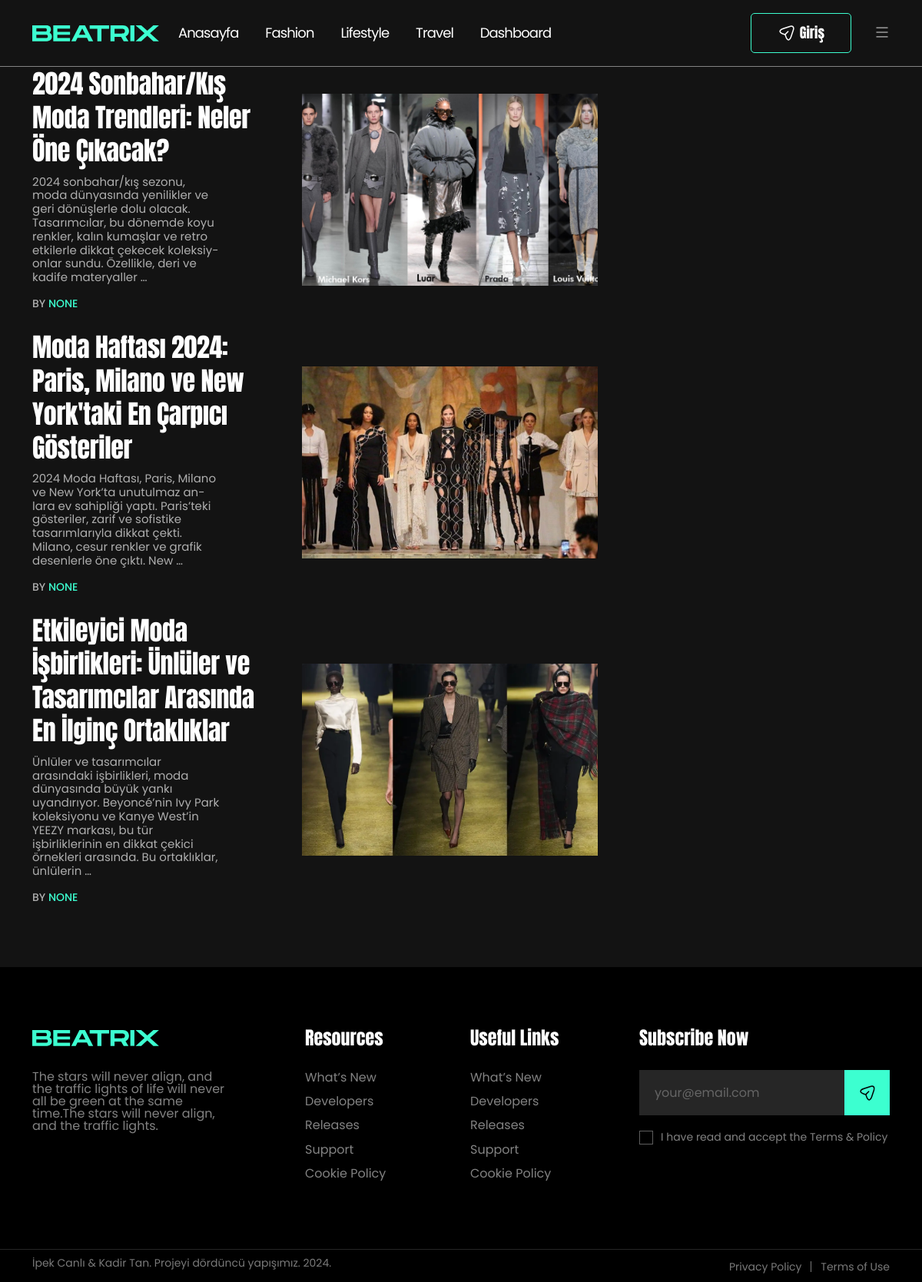
The app's page /fashion/, older data.
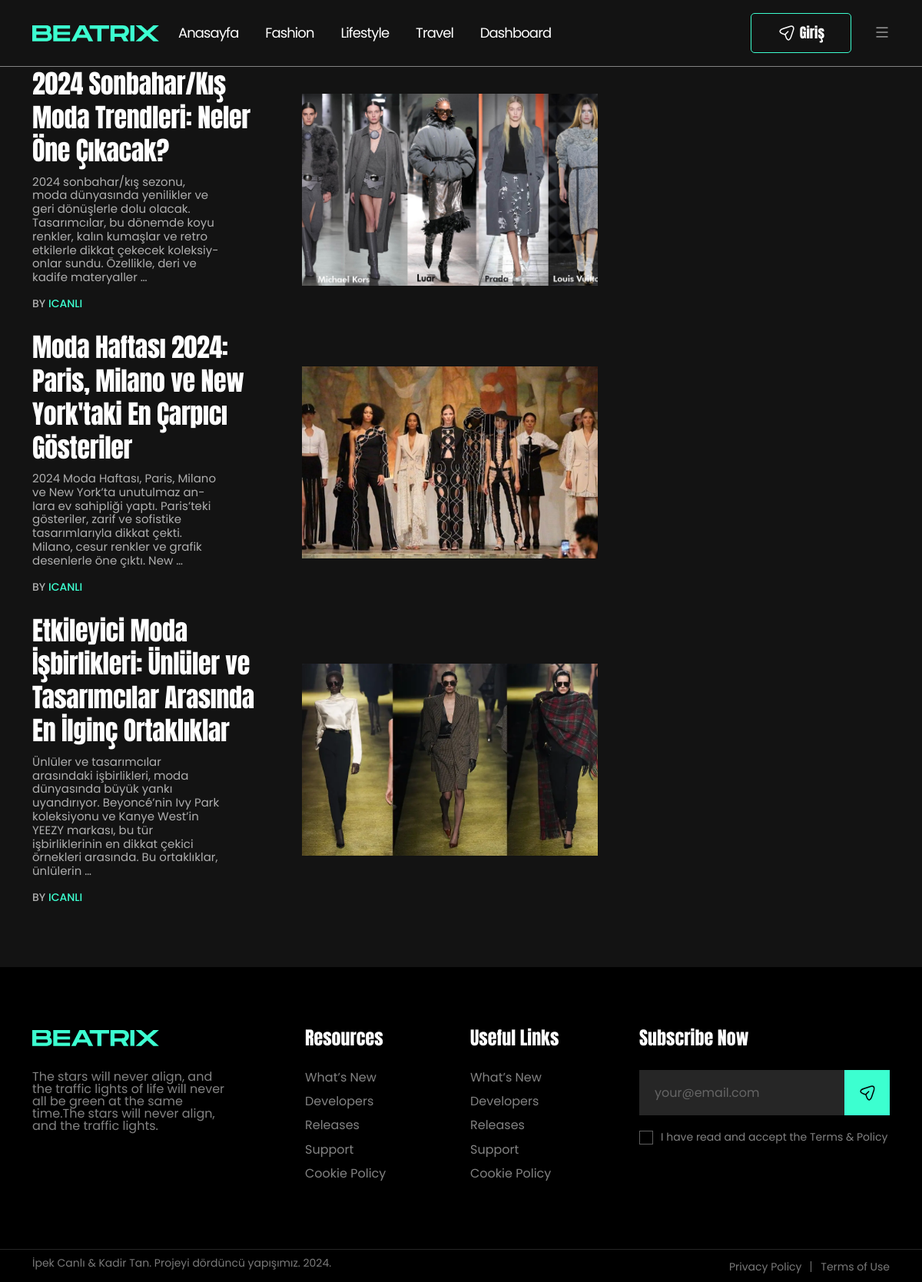
The same page, newer data.
### Writer/models.py (models this page shows, shortened)
class Post(models.Model):
    title = models.CharField(max_length=200)
    user = models.ForeignKey(User, on_delete=models.CASCADE, null=True, blank=True)
    writer = models.ForeignKey('Writer', verbose_name="Yazar", on_delete=models.CASCADE, related_name='posts', null=True, blank=True)
    category = models.ForeignKey(Category, on_delete=models.CASCADE, null=True, blank=True)
    content = RichTextField()
    is_published = models.BooleanField(default=False)
    live_date = models.DateTimeField(default=timezone.now)
    created_date = models.DateTimeField(auto_now_add=True)
    updated_date = models.DateTimeField(auto_now=True)
    image = models.ImageField(upload_to='images/', null=True, blank=True)
    is_delete = models.BooleanField(verbose_name=('Silindi?'), default=False)
    delete_date = models.DateTimeField(verbose_name=('Silinme Tarihi'), blank=True, null=True)
    view_count = models.PositiveIntegerField(default=0)

### Main/views.py (the view)
# urls.py: path('fashion/', fashion, name='fashion'),
def fashion(request):
    fashion_posts = Post.objects.filter(category__name='Fashion')
    return render(request, 'Main/fashion.html', {'fashions': fashion_posts})

### Main/templates/Main/fashion.html (shortened to what this page needs)
{% extends 'Main/base.html' %}
{% load static %}
{% block content %}
  <div class="theme-blog-page-area mb-80">
    <div class="container">
      <div class="row">
        <div class="col-lg-8">
          <div class="row">
            <div class="col-lg-12">
              {% for fashion in fashions %}
                <article class="post-block-style-wrapper post-block-template-four">
                  <div class="post-block-style-inner post-block-list-style-inner">
                    <div class="post-block-content-wrap">
                      <div class="post-item-title">
                        <h2 class="post-title"><a href="{% url 'post-detail' 'fashion' fashion.id %}">{{ fashion.title }}</a></h2>
                      </div>
                      <div class="post-excerpt-box">
                        <p>{{ fashion.content|safe|truncatewords:30 }}</p>
                      </div>
                      <div class="post-bottom-meta-list">
                        <div class="post-meta-author-box">
                          By <a href="javascript:void(0)">{{ fashion.user }}</a>
                        </div>
                      </div>
                    </div>
                    {% if fashion.image %}
                      <div class="post-block-media-wrap">
                        <a href="{% url 'post-detail' 'fashion' fashion.id %}"><img src="{{ fashion.image.url }}" alt="{{ fashion.title }}" /></a>
                      </div>
                    {% endif %}
                  </div>
                </article>
              {% endfor %}
            </div>
          </div>
        </div>
        <div class="col-lg-4"></div>
      </div>
    </div>
  </div>
{% endblock %}

Row changes from the older to the newer data that the page shows:
changed Post "2024 Sonbahar/Kış Moda Trendleri: Neler Öne Çıkacak?": user "NONE" → "ICANLI"
changed Post "Moda Haftası 2024: Paris, Milano ve New York'taki En Çarpıcı Gösteriler": user "NONE" → "ICANLI"
changed Post (number 3 of 3 on the later page): user "NONE" → "ICANLI"
